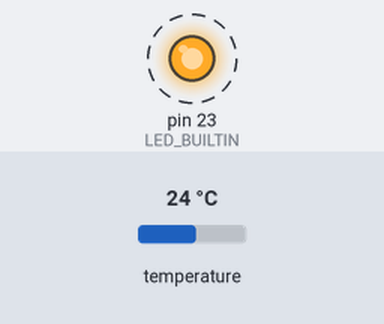
Recording of a sketch running on a simulated Arduino Mega 2560, built with avr-gcc and run on an emulated ATmega2560. Parts: output pins drawn as LEDs (lit = HIGH). Dashed ring = blinking. The inputs (shaded band) are chosen by the test bench; at power-on: temperature 24 °C. What the sketch prints to the serial monitor is not drawn.

Above: at 0.5 s.
Timing chart, 0 to 4.6 s (numbered marks = the images above):
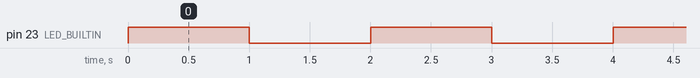

The sketch:

TP4.ino
```cpp
#include <stdio.h>
#include <Wire.h>
#include <Adafruit_BMP280.h>

#define LED_BUILTIN 23 // Définit la broche de la LED intégrée sur l'Arduino MKR Zero
Adafruit_BMP280 bmp; // Crée une instance de la classe Adafruit_BMP280

void setup() {
   pinMode(LED_BUILTIN, OUTPUT);
   if (!bmp.begin()) { // Initialise le capteur BMP280
    Serial.println("Impossible de trouver un capteur BMP280, vérifiez le câblage !");
    while (1);
  }
   Serial.begin(9600);
}

void loop() {
   digitalWrite(LED_BUILTIN, HIGH);
   Serial.println("HIGH !");
   delay(1000);

   digitalWrite(LED_BUILTIN, LOW);
   Serial.println("LOW !");
   delay(1000);

   // Lit la température du BMP280
  float temperature = bmp.readTemperature();

  // Affiche la température sur le moniteur série
  Serial.print("Température: ");
  Serial.print(temperature);
  Serial.println(" °C");
}
```

Measured:
- by itself, pin 23 (LED_BUILTIN): alternates HIGH for 1.0 s and LOW for 1.0 s
